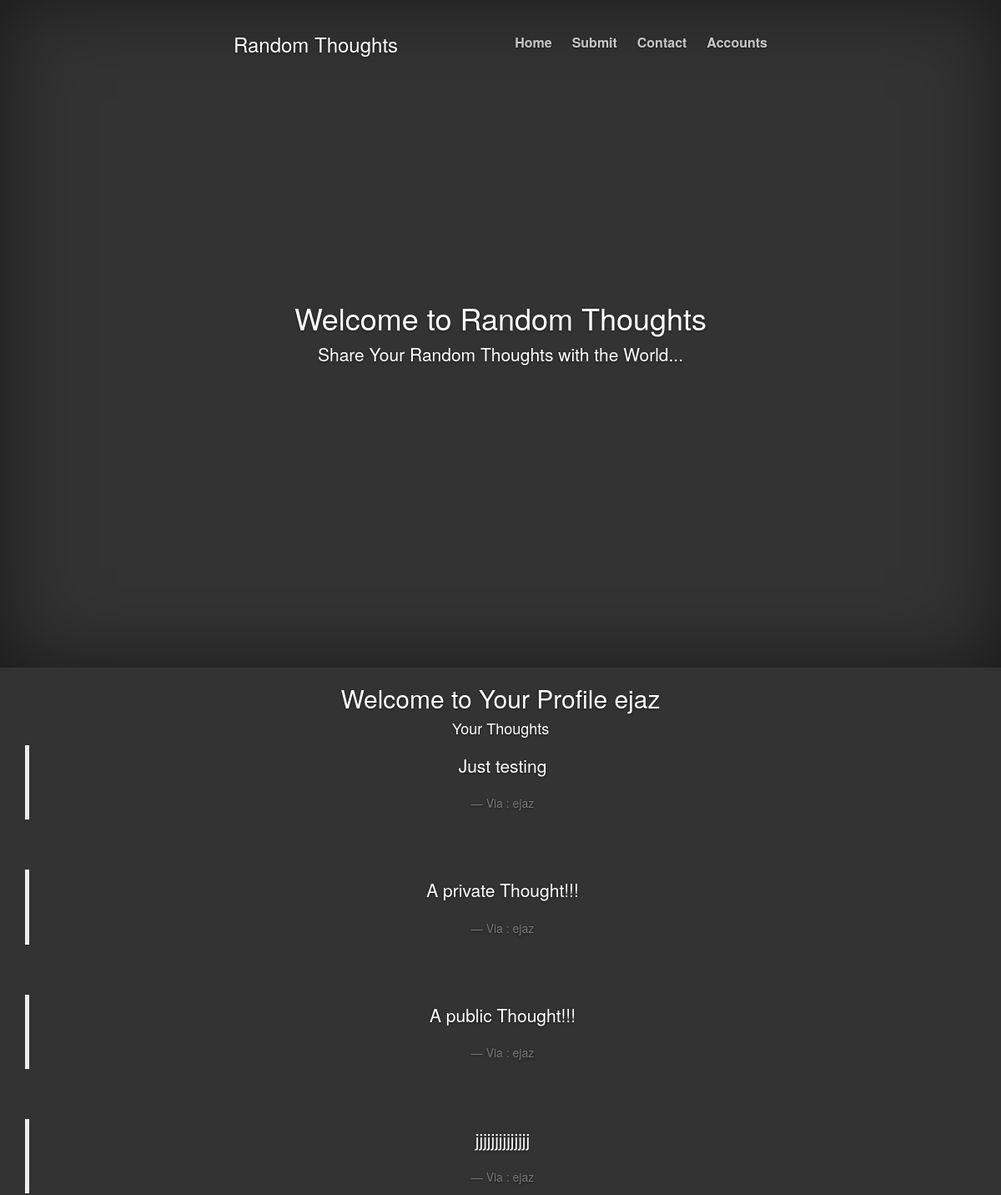
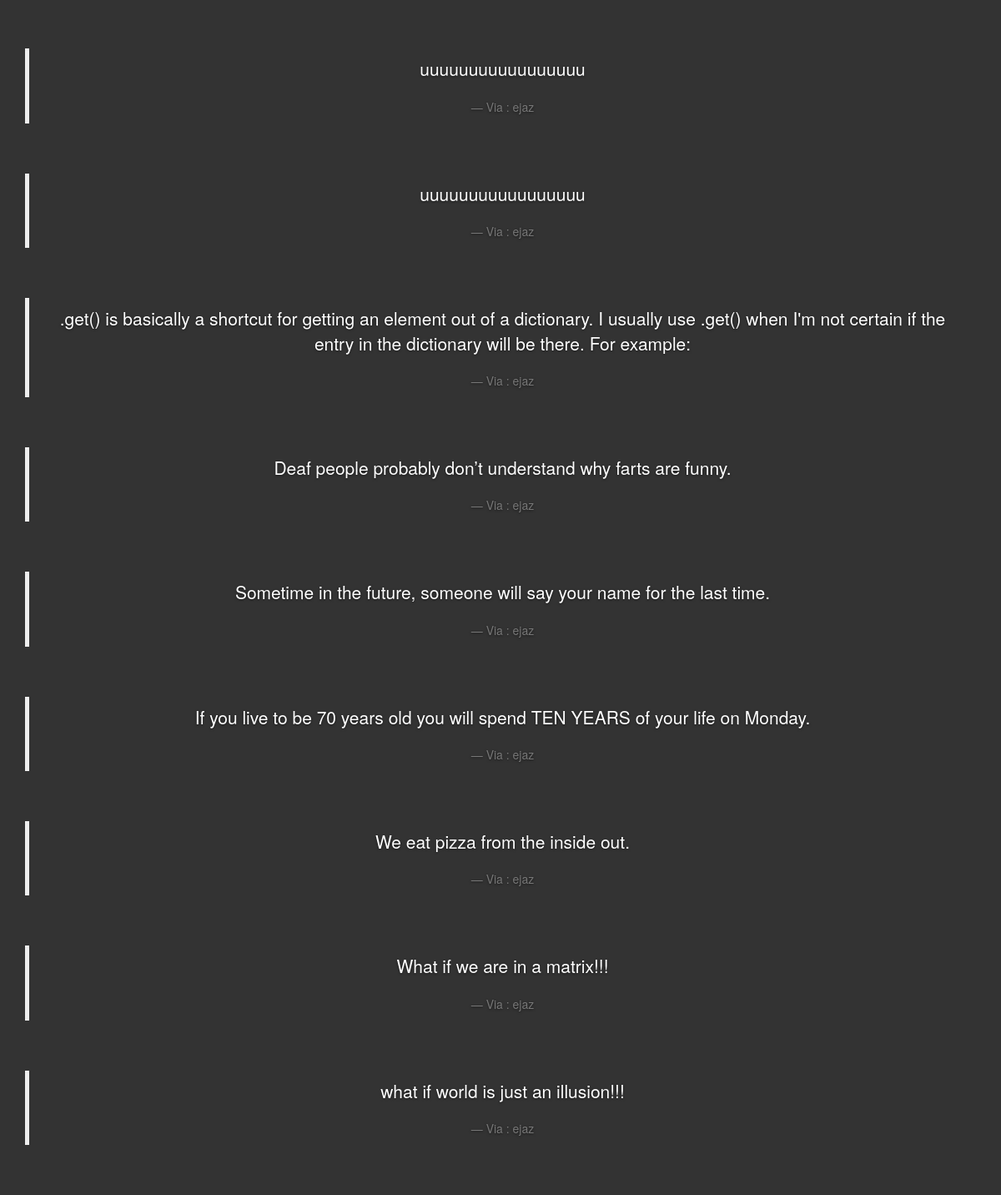
Screenshot of /account/ejaz (signed in) with the database file from the repository (2 pictures, top to bottom).
### rt/models.py (models this page shows)
class RT(models.Model):
	user= models.ForeignKey(User)
	thought=models.CharField(max_length=300)
	created=models.DateTimeField(auto_now_add=True)
	updated=models.DateTimeField(auto_now=True)
	public=models.BooleanField()
	def __str__(self):
		return self.thought

### rt/views.py (the view)
# urls.py: url(r'account/(?P<user__username>[\w.@+-]+)$',views.userView),
def userView(request,user__username):
	instance=get_object_or_404(RegistrationProfile,user__username=user__username)
	if str(request.user)==str(user__username):
		username=user__username
		qs=RT.objects.all().order_by('-id').filter(user__username=user__username)
		context={'instance':instance,'qs':qs,'username':user__username}
	else:
		username=user__username
		qs=	RT.objects.all().order_by('-id').filter(user__username=user__username,public__exact=True)
		context={'instance':instance,'qs':qs,'username':user__username}
	return render(request,'user.html',context)

### templates/user.html (shortened to what this page needs)
{% extends 'base.html' %}
{% block content %}
	{% ifequal request.user.username username %}
	<h2>Welcome to Your Profile {{username}}</h2>
	<h4>Your Thoughts</h4>
	<div class="container">
        {% for x in qs %}
        <blockquote >
          <p class="lead">{{x}}</p>
          <footer>Via : {{x.user}}</footer>
        </blockquote>
        <br>
                <br>
        {% endfor %}
    </div>
	{% endifequal %}
{% endblock %}

### static_in_prod/our_statics/css/cover.css (style rules this page uses)
html, body { height: 100%; background-color: #333; }
body { color: #fff; text-align: center; text-shadow: 0 1px 3px rgba(0,0,0,.5); }

### rows the page displays
RT: thought "Just testing", user "ejaz"
RT: thought "A private Thought!!!", user "ejaz"
RT: thought "A public Thought!!!", user "ejaz"
RT: thought "jjjjjjjjjjjjjj", user "ejaz"
RT: thought "uuuuuuuuuuuuuuuuu", user "ejaz"
RT: thought "uuuuuuuuuuuuuuuuu", user "ejaz"
RT: thought ".get() is basically a shortcut for getting an element out of a dictionary. I usually use .get() when I'm not certain if the entry in the dictionary will be there. For example:", user "ejaz"
RT: thought "Deaf people probably don’t understand why farts are funny.", user "ejaz"
RT: thought "Sometime in the future, someone will say your name for the last time.", user "ejaz"
RT: thought "If you live to be 70 years old you will spend TEN YEARS of your life on Monday.", user "ejaz"
RT: thought "We eat pizza from the inside out.", user "ejaz"
RT: thought "What if we are in a matrix!!!", user "ejaz"
RT: thought "what if world is just an illusion!!!", user "ejaz"

### other values shown
{{ username }} "ejaz"
